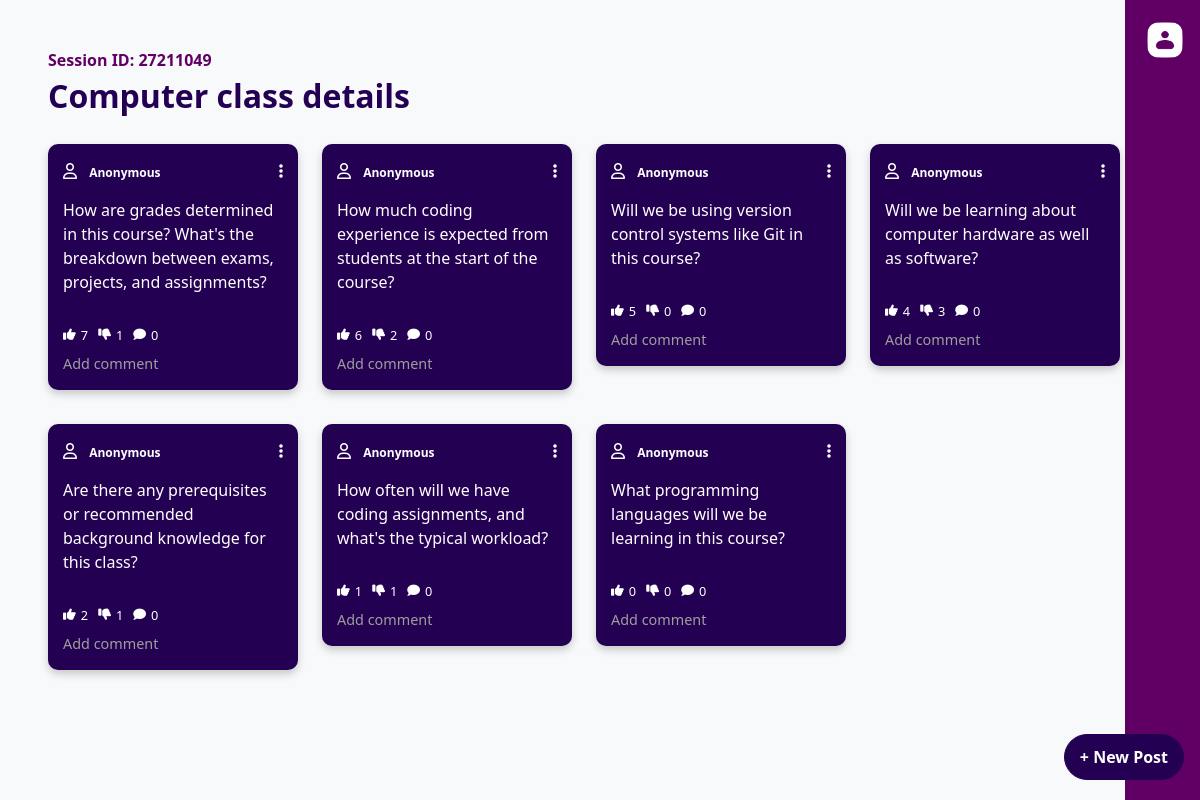
The page /session/27211049/Anonymous on the database its author committed.
### website/models.py (models this page shows, shortened)
class Session(db.Model):
    id = db.Column(db.Integer, primary_key=True, autoincrement=True)
    title = db.Column(db.String(80), nullable=False)
    session_id = db.Column(db.String(50), nullable=False, unique=True)
    user_email = db.Column(db.String(150), nullable=False)
    questions = db.relationship('Question', backref='session', lazy=True)
    polls = db.relationship('Poll', backref='session', lazy=True)

class Question(db.Model):
    id = db.Column(db.Integer, primary_key=True, autoincrement=True)
    session_id = db.Column(db.Integer, db.ForeignKey('session.id'), nullable=False)
    question_text = db.Column(db.String(500), nullable=False)
    likes = db.Column(db.Integer, default=0)
    dislikes = db.Column(db.Integer, default=0)
    user_email = db.Column(db.String(150), nullable=True)

### main.py (the view)
@app.route('/session/<int:session_id>/<string:user_email>', methods=['GET'])
def session_details(session_id, user_email):
    session_data = Session.query.filter_by(session_id=session_id).first_or_404()
    uploaded_files = session.get('uploaded_files', {}).get(session_id, [])
    questions = Question.query.filter_by(session_id=session_id).all()
    if session_data:
        title = session_data.title
        question_form = QuestionForm()
        db.session.refresh(session_data)
        db.session.expunge_all()
        return render_template('session_details.html', title=title, session_id=session_id, user=current_user, user_email=user_email, form=question_form, uploaded_files=uploaded_files, questions=questions)
    else:
        flash('Session not found.', 'danger')
        return redirect(url_for('join'))

### main.py (called while the page is built)
@app.before_request
def before_request():
    db.session.remove()
    db.session.bind = db.engine

@app.after_request
def after_request(response):
    db.session.remove()
    return response

### website/templates/session_details.html (shortened to what this page needs)
<!DOCTYPE html>
<html lang="en">
<head>
  <link href="https://cdn.jsdelivr.net/npm/bootstrap@5.3.3/dist/css/bootstrap.min.css" rel="stylesheet">
  <link rel="stylesheet" href="https://cdnjs.cloudflare.com/ajax/libs/font-awesome/6.0.0-beta3/css/all.min.css">
  <link rel="stylesheet" href="{{ url_for('static', filename='session_details.css') }}">
</head>
<body>
  <div class="sidebar">
    <div class="btn-group dropstart">
      {% if current_user.is_authenticated %}
        <a class="dropdown-toggle" href="#" id="userDropdown" data-bs-toggle="dropdown" aria-expanded="false">
          <img src="{{ url_for('static', filename='images/user.png') }}" alt="User Icon" style="height: 40px;">
        </a>
        <ul class="dropdown-menu dropdown-menu-end" aria-labelledby="userDropdown">
          <li><span class="dropdown-item-text"><strong>Name:</strong> {{ current_user.full_name }}</span></li>
          <li><span class="dropdown-item-text"><strong>Email:</strong> {{ current_user.email }}</span></li>
          <li><hr class="dropdown-divider"></li>
          <div class="HLbuttons">
            <li><a class="logout-button" id="logout" href="/">Home</a></li>
            <li><a class="logout-button" id="logout" href="/logout">Logout</a></li>
          </div>
        </ul>
      {% else %}
        <a class="dropdown-toggle" href="#" id="userDropdown" data-bs-toggle="dropdown" aria-expanded="false">
          <img src="{{ url_for('static', filename='images/user.png') }}" alt="User Icon" style="height: 40px;">
        </a>
      {% endif %}
    </div>
  </div>
  <div class="main-content-wrapper">
    <div class="content-container">
      <div class="session-id" style="color: #600064;"><b>Session ID: {{ session_id }}</b></div>
      <div class="title">{{ title }}</div>
      {% if not current_user.is_authenticated %}
      <div id="postsContainer" class="mt-4">
        {% for question in questions %}
        <div class="post-card" data-post-id="{{ question.id }}" data-likes="{{ question.likes }}" data-dislikes="{{ question.dislikes }}">
            <div class="card-header">
              <div class="user-info">
                  <i class="fa-regular fa-user"></i>
                  <div class="name">
                    <p class="user-email">{{ question.user_email or 'Anonymous' }}</p>
                    <p class="question-text">{{ question.question_text }}</p>
                  </div>
              </div>
              <div class="post-options-container">
                  <i class="fas fa-ellipsis-v post-options-toggle"></i>
              </div>
            </div>
            <div class="card-actions">
              <div class="interaction-icons">
                  <div class="icon like-icon" id="like-btn-{{ question.id }}" data-post-id="{{ question.id }}">
                      <i class="fas fa-thumbs-up"></i>{{ question.likes }}
                  </div>
                  <div class="icon dislike-icon" id="dislike-btn-{{ question.id }}" data-post-id="{{ question.id }}">
                      <i class="fas fa-thumbs-down" ></i>{{ question.dislikes }}
                  </div>
                  <div class="icon">
                      <i class="fas fa-comment"></i><span>0</span>
                  </div>
              </div>
              <div class="add-comment">Add comment</div>
          </div>
          </div>
        {% endfor %}
      </div>
      <a href="#" class="btn new-post-btn" data-bs-toggle="modal" data-bs-target="#newPostModal">+ New Post</a>
      {% endif %}
    </div>
  </div>
</body>
</html>

### website/static/session_details.css (style rules this page uses)
body { font-family: "Segoe UI", Verdana, Helvetica, Arial, sans-serif; background-color: #f8f9fa; }
.content-container { display: flex; flex-direction: column; justify-content: start; max-width: 720px; margin-top: 3rem; margin-left: 3rem; }
.new-post-btn { position: fixed; bottom: 20px; right: 1rem; background-color: #240053; padding: 10px 15px; font-size: 1rem; border-radius: 9999px; border-color: #240053; transition: background-color 0.3s ease, box-shadow 0.3s ease; z-index: 1000; font-weight: bold; color: #fff; }
.title { font-size: 2rem; font-weight: bold; color: #230054; }
.sidebar { position: fixed; top: 0; right: 0; width: 75px; height: 100%; background-color: #600064; display: flex; align-items: center; justify-content: center; z-index: 999; }
.btn-group { position: absolute; top: 20px; right: 15px; z-index: 1000; }
a { color: #600064; text-decoration: underline; }
.post-card { background-color: #240053; color: #fff; border-radius: 10px; padding: 15px; margin-bottom: 10px; box-shadow: 0 4px 8px rgba(0, 0, 0, 0.2); max-width: 250px; display: flex; flex-direction: column; justify-content: space-between; height: fit-content; }
.post-card .card-header { display: flex; justify-content: space-between; align-items: center; }
.user-info { display: ruby; }
.name { display: ruby; }
.question-text { font-size: 1rem; font-weight: 500; }
p.user-email { font-weight: bold; font-size: 12px; }
.post-card .card-actions { display: grid; justify-content: space-between; align-items: center; margin-top: 1rem; }
.post-card .card-actions .interaction-icons { display: flex; align-items: center; font-size: 0.8rem; }
.post-card .card-actions .interaction-icons .icon { margin-right: 10px; display: flex; align-items: center; }
.post-card .card-actions .interaction-icons .icon i { margin-right: 5px; cursor: pointer; }
.post-card .card-actions .add-comment { color: #9e9e9e; font-size: 0.9rem; cursor: pointer; margin-top: 0.5rem; }
.fa-regular, .far { font-family: "Font Awesome 6 Free"; font-weight: 400; margin-right: .5rem; }
#postsContainer { display: grid; grid-template-columns: repeat(5, minmax(250px, 1fr)); gap: 1.5rem; scroll-behavior: smooth; }
.icon { cursor: pointer; transition: color 0.3s ease; }
.post-options-container { position: relative; display: inline-block; margin-bottom: auto; }
.post-options-toggle { cursor: pointer; }
.post-options-container { position: relative; display: inline-block; }
.main-content-wrapper { position: relative; width: calc(100% - 75px); height: 100vh; overflow-y: auto; padding-right: 20px; display: grid; grid-template-columns: repeat(1, 1fr); gap: 1.5rem; }
.icon { cursor: pointer; transition: color 0.3s; }

### rows shown on the page
Question: user_email "Anonymous", question_text "What programming languages will we be learning in this course?", likes "0", dislikes "0"
Question: user_email "Anonymous", question_text "Are there any prerequisites or recommended background knowledge for this class?", likes "2", dislikes "1"
Question: user_email "Anonymous", question_text "How much coding experience is expected from students at the start of the course?", likes "6", dislikes "2"
Question: user_email "Anonymous", question_text "How are grades determined in this course? What's the breakdown between exams, projects, and assignments?", likes "7", dislikes "1"
Question: user_email "Anonymous", question_text "Will we be learning about computer hardware as well as software?", likes "4", dislikes "3"
Question: user_email "Anonymous", question_text "How often will we have coding assignments, and what's the typical workload?", likes "1", dislikes "1"
Question: user_email "Anonymous", question_text "Will we be using version control systems like Git in this course?", likes "5", dislikes "0"

### other values the page prints
{{ session_id }} "27211049"
{{ title }} "Computer class details"
